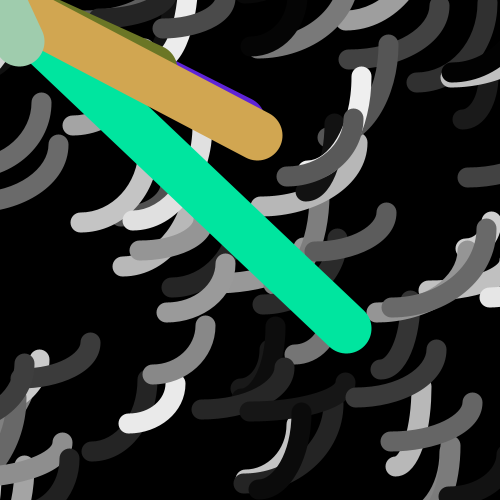
Frame 1 (no input)
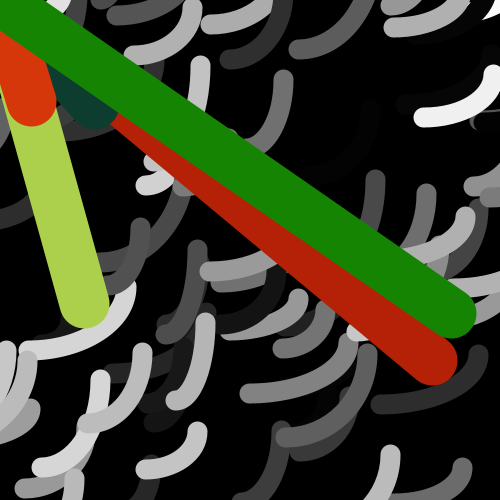
Frame 60 (the mouse pressed at the canvas centre just before this capture)
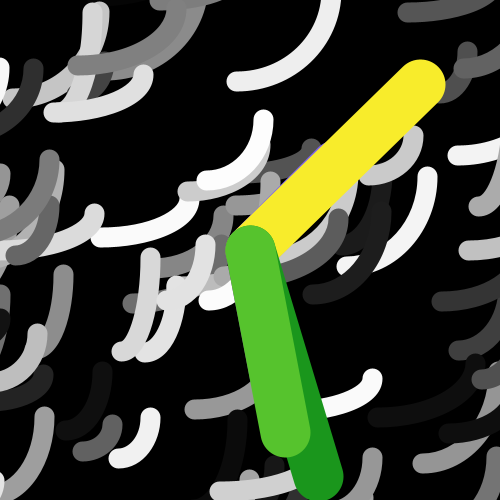
Frame 120 (the mouse held since frame 60 and released just before this capture)

The Processing sketch that drew these frames (run headless with seeded random() and noise(); from frame 60 on, the mouse is pressed at the canvas centre):

// Processing sketch: processing_61878
// ── processing_61878.pde

int total ;
int layer2;

void setup(){
  
  size(500,500);
  background(255);
  smooth();


layer2=5;
total =100;

}
void draw(){
background(0);


 for(int i = 0;i<total; i++){
  noFill();
stroke(random(0,255));
strokeWeight(20);
arc(random(-200,width), random(-200,height),random(50,200),random(50,200), 0, PI/2);

 }

for(int i = 0;i<layer2; i++){
stroke(random(0,255),random(0,255),random(0,255));
strokeWeight(50);

  float diametro = random(200,400);
  line(random(0,height),random(0,width),mouseX,mouseY);
}
}
